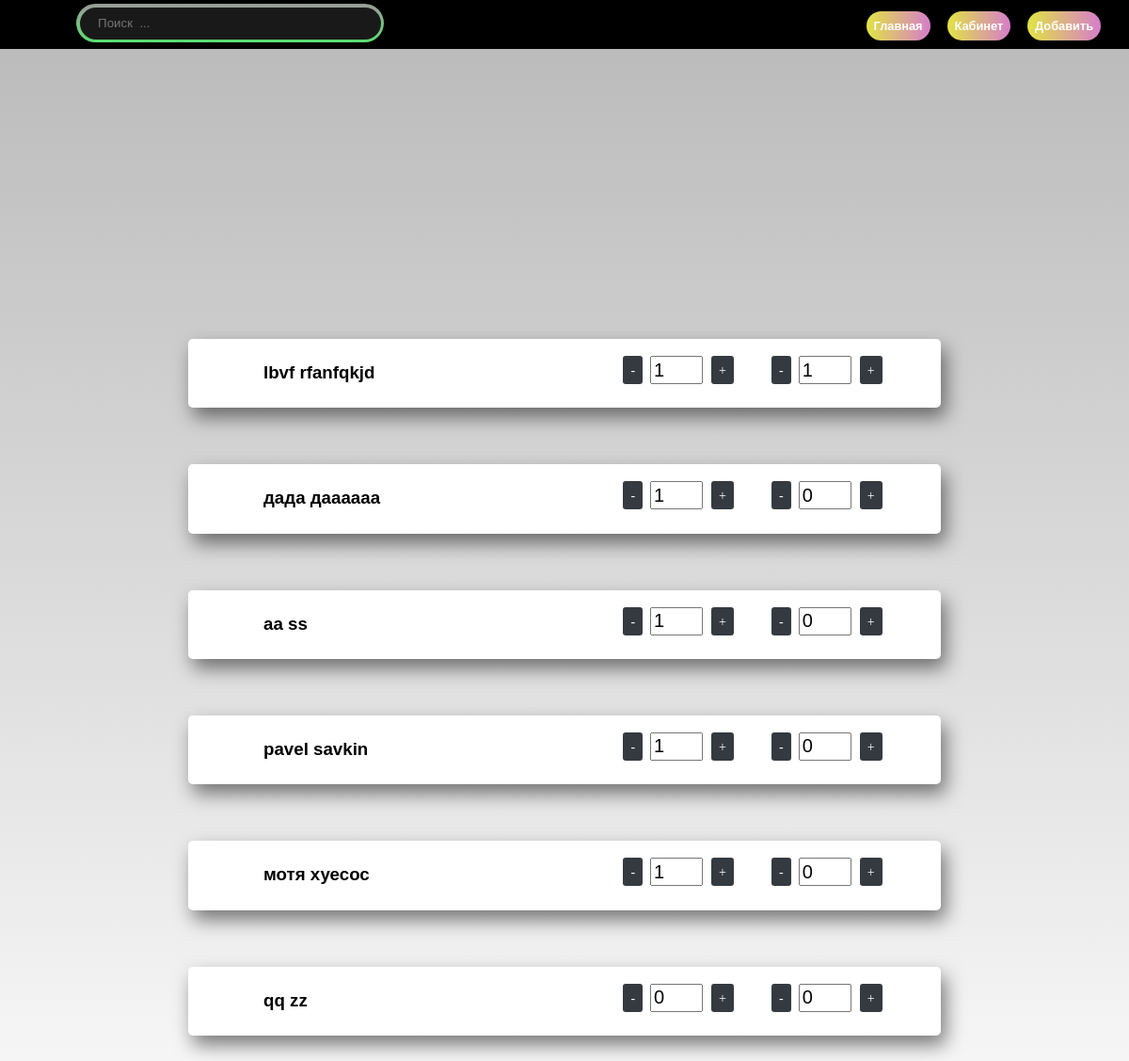
/teachers_cabinet/changing (signed in), run on the app's committed database.
### main/models.py (models this page shows, shortened)
class Student(models.Model):
	first_name = models.CharField(max_length=50)
	last_name = models.CharField(max_length=50)
	teacher = models.ForeignKey(MyUser, on_delete=models.CASCADE, default='')
	days = models.IntegerField(default=0)
	days_mounth = models.IntegerField(default=0)
	days_all = models.IntegerField(default=0)
	days_eat = models.IntegerField(default=0)
	date_change = models.DateField(auto_now=True)

### main/views.py (the view)
# urls.py: path('teachers_cabinet/changing', changing, name='changing'),
def changing(request):
	students = Student.objects.filter(teacher=request.user)
	context = {
		'students': students
	}
	return render(request, 'main/cabinet_form.html', context)

### main/templates/main/cabinet_form.html (shortened to what this page needs)
<!DOCTYPE html>
<html>
<head>
  {% load static %}
  <link rel="stylesheet" href="{% static 'main/cabinet.css' %}">
    <link rel="stylesheet" href="https://cdnjs.cloudflare.com/ajax/libs/font-awesome/4.7.0/css/font-awesome.min.css">
</head>
<body>
<header class="header">
  <div class = 'bord'>
    <div class="cont_int">
      <div class="box">
  <div class="container-1">
      <span class="icon">
      <input type="search" id="search" placeholder="  Поиск  ...  " />
</div>
</div>
    <div class="middle">
       <a class="button-hover" href="{% url 'main' %}">Главная</a>
       <a class="button-hover" href="{% url 'cabinet' %}">Кабинет</a>
       <a class="button-hover" href="{% url 'add_student' %}">Добавить</a>
    </div>
</header>
{% for student in students %}
<div id ="tl">
<h3 class="forhdd">{{student.first_name}} {{student.last_name}}</h3>
<div class="col-sm">
        <div class="fruits">
          <form>
             <form class="like-form" method="POST">
             <a href="{% url 'minus' student.pk %}" type="button" class="btn btn-dark btn-sm btn-minus">-</a>
             <input type="text" class="form-control form-control-sm input-field" value="{{student.days}}">
             <a href="{% url 'plus' student.pk %}" type="button" class="btn btn-dark btn-sm btn-plus">+</a>
             <a href="{% url 'minus_day_eat' student.pk %}" type="button" class="btn btn-dark btn-sm btn-minus">-</a>
             <input type="text" class="form-control form-control-sm input-field" value={{student.days_eat}}>
             <a href="{% url 'plus_day_eat' student.pk %}" type="button" class="btn btn-dark btn-sm btn-plus">+</a>
          </form>
        </div>
      </div>
    </div>
{% endfor %}
</body>
</html>

### static_get/main/cabinet.css (style rules this page uses)
body { margin: 0; padding: 0; height: 100vh; display: flex; justify-content:flex-end; align-items: ; background:linear-gradient(#b9b9b9,#ffffff); column-gap: 30px; grid-row-gap: 60px; padding-top: 500px; display: flex; flex-direction: column-reverse; }
.bord { background-color: black; border:1px solid white; border-color: black; height: 50px; }
.button-hover { position: relative; min-width: 160px; margin: 7px; left : -22px; bottom: -5px; padding: 0.62em; background: linear-gradient(to right,#e1e444,#d67dcb); border: 0; cursor: pointer; border-radius: 20px; display: inline; font-family: "Neuton", sans-serif; font-size: 0.8em; font-weight: bold; }
.header { padding-top: 0px; width: 100%; position: absolute; top: 0; left: 0; right: 0; z-index: 1000; }
.cont_int { display:flex; justify-content: space-between; align-items: center; }
.box { position: relative; width: 320px; height: 34px; left: 80px; top: 3px; padding: 0.3em; background: linear-gradient(#9a9a9a,#5bde70); padding: 0.23em; border: 0; cursor: pointer; border-radius: 20em; }
.container-1 input#search { position: relative; width: 320px; height: 34px; border: none; font-size: 10pt; text-indent:10px; float: right; color: #f6f6f6; background-color: #1a191a; border-radius: 17em; transition: all .5s ease-in-out; }
a { display: block; width: 100%; padding: 10px; color: white; text-decoration: none; border-top: 1px solid rgba(255,255,255,.3); background-color: #000; }
#tl { max-width: 800px; height: 80px; width: 910px; border-radius: 5px; bottom: 200px; flex-direction: column; position: relative; background: white; margin:0 auto; padding-bottom: 69px; box-shadow: 5px 10px 20px rgba(0,0,0,0.5); }
form { display: flex; margin: 40px 0 0; justify-content: center; }
.input-field { position: center; font-size: 20px; width: 48px; margin: 0 8px; display: flex; flex-direction: column-reverse; }
.btn-plus { width: 40px; padding: .25rem .5rem; font-size: .875rem; line-height: 1.5; border-radius: .2rem; color: #fff; background-color: #343a40; border-color: #343a40; margin-left: 1px; }
.forhdd { margin: -51px 80px; text-align: justify; justify-content: font-size: 28px; margin-top: 25px; font-weight:900; font-family: "Alfa Slab One", sans-serif; }
.col-sm { margin: -69px 580px; }
.btn-minus { width: 40px; padding: .25rem .5rem; font-size: .875rem; line-height: 1.5; border-radius: .2rem; color: #fff; background-color: #343a40; border-color: #343a40; margin-left: 40px; }
.fruits { margin-right: 20px; }

### data on the page
Student: first_name "qq", last_name "zz", days "0", days_eat "0"
Student: first_name "мотя", last_name "хуесос", days "1", days_eat "0"
Student: first_name "pavel", last_name "savkin", days "1", days_eat "0"
Student: first_name "aa", last_name "ss", days "1", days_eat "0"
Student: first_name "дада", last_name "даааааа", days "1", days_eat "0"
Student: first_name "lbvf", last_name "rfanfqkjd", days "1", days_eat "1"
